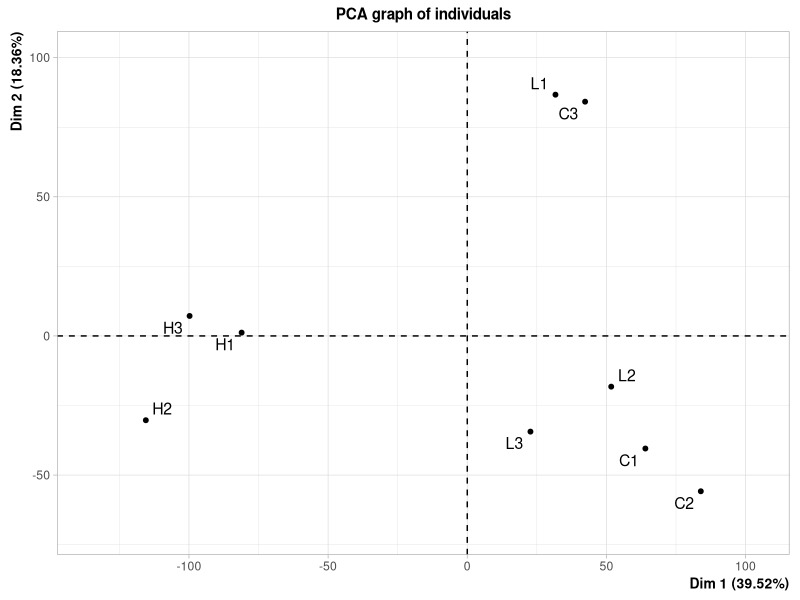
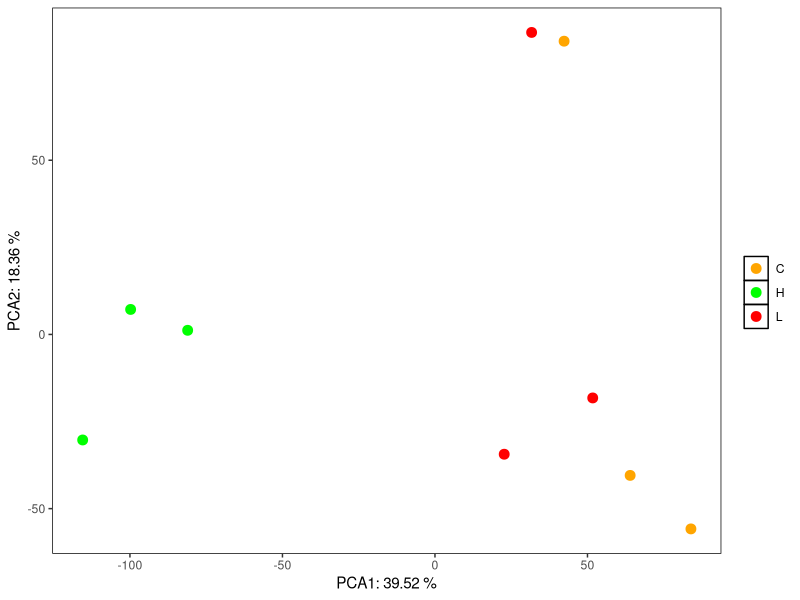
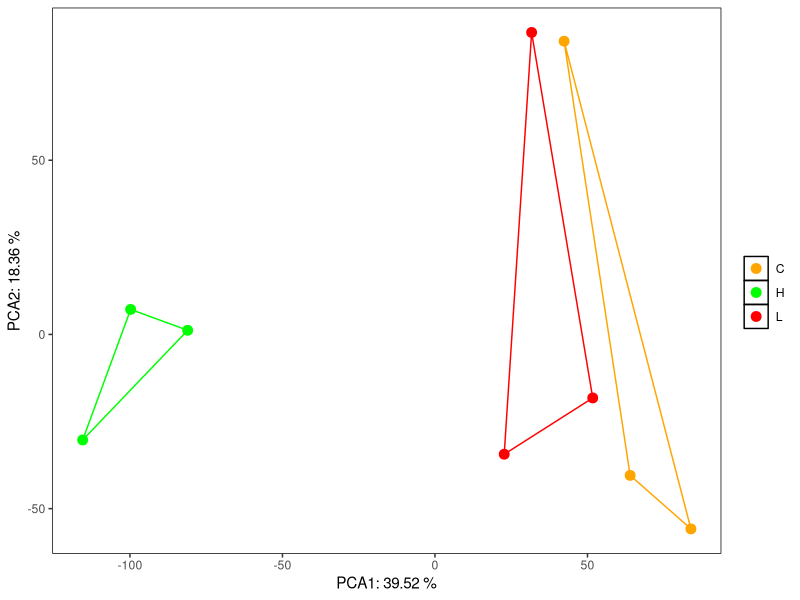
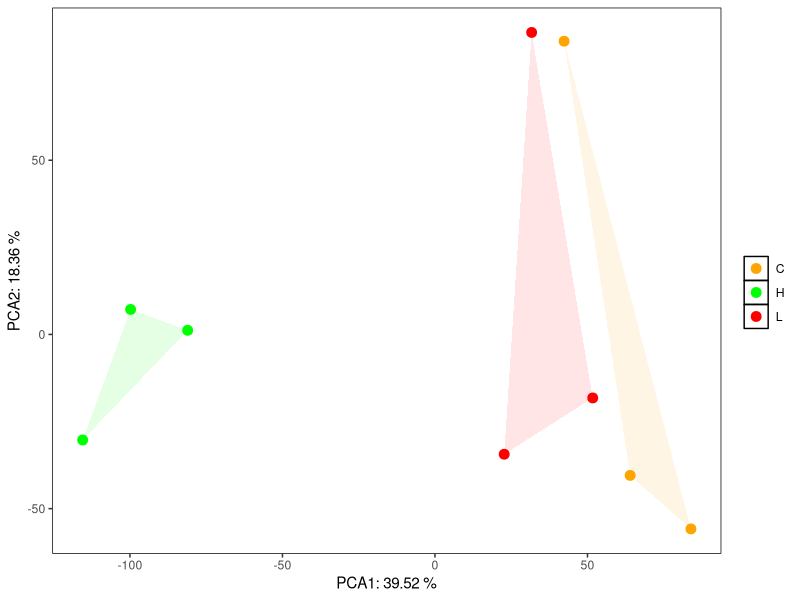

Source code (R) for these figures, in order: (Note: this script raises an error after producing the figures.)
Exp<-read.csv('expression.csv',row.names = 1)
exp<-Exp[1:9]
#write.table(exp, file = "exp.csv")
colnames(exp)<-c("C1","C2","C3","L1","L2","L3","H1","H2","H3")
exp2<-t(exp)

#我们使用 FactoMineR 包中的方法，实现 PCA 分析和聚类添加
#install.packages("FactoMineR")
library(FactoMineR)

#样本中基因表达值的 PCA 分析
gene.pca <- PCA(exp2, ncp = 2, scale.unit = TRUE, graph = FALSE)
plot(gene.pca)  #PCA 简图

#提取样本在 PCA 前两轴中的坐标
pca_sample <- data.frame(gene.pca$ind$coord[ ,1:2])
head(pca_sample)

#提取 PCA 前两轴的贡献度
pca_eig1 <- round(gene.pca$eig[1,2],2)
pca_eig2 <- round(gene.pca$eig[2,2],2)


#设置分组
A1<-c('C1','C2','C3','L1','L2','L3','H1','H2','H3')
A2<-c('C','C','C','L','L','L','H','H','H')
Group<-rbind(A1,A2)
group<-t(Group)
colnames(group)=c("Sample","group")
pca_sample <- cbind(pca_sample, group)


#ggplot2 绘制二维散点图
library(ggplot2)

p <- ggplot(data = pca_sample, aes(x = Dim.1, y = Dim.2)) +
  geom_point(aes(color = group), size = 3) +  #根据样本坐标绘制二维散点图
  scale_color_manual(values = c('orange', 'green','red')) +  #自定义颜色
  theme(panel.grid = element_blank(), panel.background = element_rect(color = 'black', fill = 'transparent'), 
        legend.key = element_rect(fill = 'transparent')) +  #去除背景和网格线
  labs(x =  paste('PCA1:', pca_eig1, '%'), y = paste('PCA2:', pca_eig2, '%'), color = '')  #将 PCA 轴贡献度添加到坐标轴标题中

p

#添加 95% 置信椭圆，可用于表示对象分类，但只能适用于各组样本数大于 5 个的情况
#p + stat_ellipse(aes(color = group), level = 0.95, show.legend = FALSE)

#p + stat_ellipse(aes(fill = group), geom = 'polygon', level = 0.95, alpha = 0.1, show.legend = FALSE) +
  #scale_fill_manual(values = c('orange', 'purple'))

#多边形连接同类别对象边界的样式，适用于各组样本数大于 3 个的情况
library(plyr)
cluster_border <- ddply(pca_sample, 'group', function(df) df[chull(df[[1]], df[[2]]), ])

p + geom_polygon(data = cluster_border, aes(color = group), fill = NA, show.legend = FALSE)

p + geom_polygon(data = cluster_border, aes(fill = group), alpha = 0.1, show.legend = F)+
  scale_fill_manual(values = c('orange', 'green','red'))

#相关性分析
library(corrplot)

cordata<-cor(exp)

corrl$p

corrplot(cordata,tl.col = 'black',order='hclust',p.mat = corrl$p,insig = 'blank')
corrplot(cordata,tl.col = 'black',order='hclust',p.mat = corrl$p,insig = 'label_sig',
         sig.level = c(0.0001,0.001,0.005),pch.cex = 1,pch.col = 'red')
         
corrplot(cordata,tl.col = 'black',order='hclust',p.mat = corrl$p,insig = 'label_sig',
         sig.level = c(0.0001,0.001,0.005),pch.cex = 1,pch.col = 'red',type = 'lower')
corrplot(cordata,tl.col = 'black',order='hclust',p.mat = corrl$p,insig = 'label_sig',
         sig.level = c(0.0001,0.001,0.005),pch.cex = 1,pch.col = 'red',type = 'lower',method = 'color')
